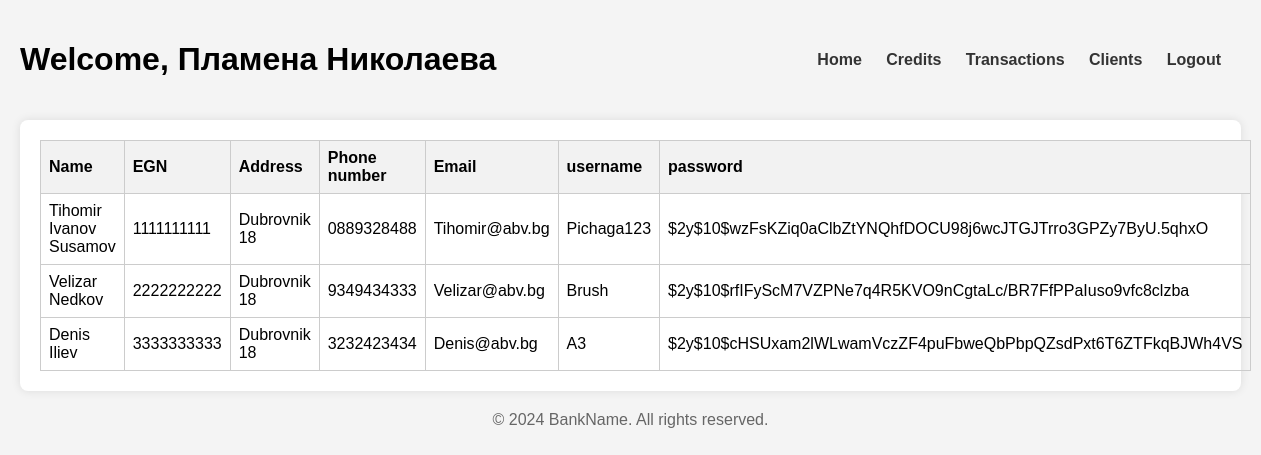
Page /Profile.php (signed in) on the committed database.
### tables this page shows
CREATE TABLE `client` (
  `Name` varchar(50) NOT NULL,
  `EGN` varchar(10) NOT NULL,
  `Address` varchar(50) NOT NULL,
  `Phone_number` varchar(10) NOT NULL,
  `Email` varchar(50) NOT NULL,
  `username` varchar(50) NOT NULL,
  `password` text NOT NULL
);

### User_Acc_Info.php (called while the page is built, shortened)
<?php
  $name = $_SESSION['name'];
?>

### Profile.php (the view, shortened to what this page needs)
<?php
include("User_Acc_Info.php");
?>
<!DOCTYPE html>
<html lang="en">
<head>
    <link rel="stylesheet" href="Style\styles.css">
</head>
<body>
    <div class="container">
        <header>
            <h1>Welcome, <?php echo $name?></h1>
            <nav>
                <ul>
                    <li><a href="index.php">Home</a></li>
                    <li><a href="Credits.php">Credits</a></li>
                    <li><a href="Transactions.php">Transactions</a></li>
                    <li><a href="#"><?php echo (isset($currAccAmount)) ? 'Profile' : 'Clients'; ?></a></li>
                    <li><a href="LOGIN.php">Logout</a></li>
                </ul>
            </nav>
        </header>
        <main>
        <?php if(isset($currAccAmount)) { ?>
            <section class="profile-info">
                <h2>User Information</h2>
                <form action="#" method="post" style="display: flex; gap: 30px">
                <div style="display: inline-flex; flex-direction: column;">
                    <input style="margin-top: 8px" type="text" required name="newName" value="<?php echo $name ?>"/>
                    <input style="margin-top: 8px" type="email" required name="newEmail" value="<?php echo $email ?>"/>
                    <input style="margin-top: 8px" type="text" required name="newAddress" value="<?php echo $address ?>"/>
                    <input style="margin-top: 8px" type="tel" pattern="[0-9]{10}" required name="newPhone_number" value="<?php echo $phone_number ?>"/>
                </div>
                <div style="display: inline-flex; flex-direction: column; gap: 10px">
                    <button class="submit" style="margin-top: 8px" type="submit" name="editUserInfo">Save</button>
                    <button class="delete" type="submit" name="deleteUser">Delete Account</button>
                </div>
                </form>
            </section>
        <?php }
        else { ?>
        <section class="transactions">
            <table>
                <thead>
                <tr>
                    <th>Name</th>
                    <th>EGN</th>
                    <th>Address</th>
                    <th>Phone number</th>
                    <th>Email</th>
                    <th>username</th>
                    <th>password</th>
                </tr>
                </thead>
                <tbody>
                <tr>
                    <?php
                    $result = mysqli_query($conn, "SELECT * FROM client");
                    if($result) {
                        while($row = mysqli_fetch_assoc($result)){
                            ?>
                                <td><?php echo $row ['Name'];?></td>
                                <td><?php echo $row ['EGN'];?></td>
                                <td><?php echo $row ['Address'];?></td>
                                <td><?php echo $row ['Phone_number'];?></td>
                                <td><?php echo $row ['Email'];?></td>
                                <td><?php echo $row ['username'];?></td>
                                <td><?php echo $row ['password'];?></td>
                            </tr>
                        <?php
                        }
                    }
                            else echo"Error";
                    }
                    ?>
                </tbody>
            </table>
        </section>
        </main>
            <footer>
                <p>&copy; 2024 BankName. All rights reserved.</p>
            </footer>
    </div>
</body>
</html>

### Style/styles.css (style rules this page uses)
body { font-family: Arial, sans-serif; margin: 0; padding: 0; background-color: #f4f4f4; }
.container { max-width: 1400px; margin: 0 auto; padding: 20px; }
header { display: flex; justify-content: space-between; align-items: center; margin-bottom: 20px; }
nav ul { list-style-type: none; padding: 0; margin: 0; }
nav ul li { display: inline; margin-right: 20px; }
nav ul li a { text-decoration: none; color: #333; font-weight: bold; }
main { background-color: #fff; padding: 20px; border-radius: 8px; box-shadow: 0 0 10px rgba(0, 0, 0, 0.1); }
.transactions table { width: 100%; border-collapse: collapse; }
.transactions th, .transactions td { border: 1px solid #ccc; padding: 8px; text-align: left; }
.transactions th { background-color: #f2f2f2; }
footer { margin-top: 20px; text-align: center; color: #666; }

### rows in the picture
client: Name "Tihomir Ivanov Susamov", EGN "1111111111", Address "Dubrovnik 18", Phone_number "0889328488", Email "Tihomir@abv.bg", username "Pichaga123", password "$2y$10$wzFsKZiq0aClbZtYNQhfDOCU98j6wcJTGJTrro3GPZy7ByU.5qhxO"
client: Name "Velizar Nedkov", EGN "2222222222", Address "Dubrovnik 18", Phone_number "9349434333", Email "Velizar@abv.bg", username "Brush", password "$2y$10$rfIFyScM7VZPNe7q4R5KVO9nCgtaLc/BR7FfPPaIuso9vfc8clzba"
client: Name "Denis Iliev", EGN "3333333333", Address "Dubrovnik 18", Phone_number "3232423434", Email "Denis@abv.bg", username "A3", password "$2y$10$cHSUxam2lWLwamVczZF4puFbweQbPbpQZsdPxt6T6ZTFkqBJWh4VS"

### other values in the picture
$name "Пламена Николаева"
